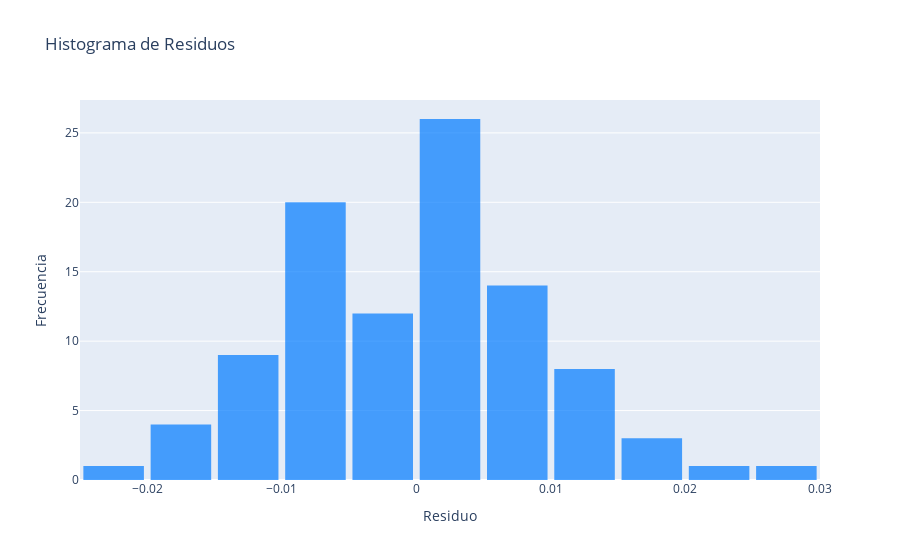
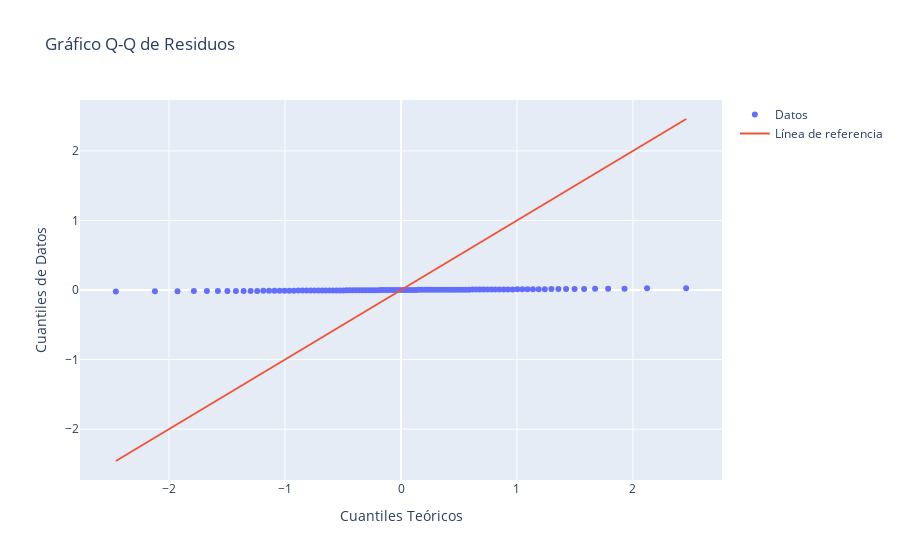
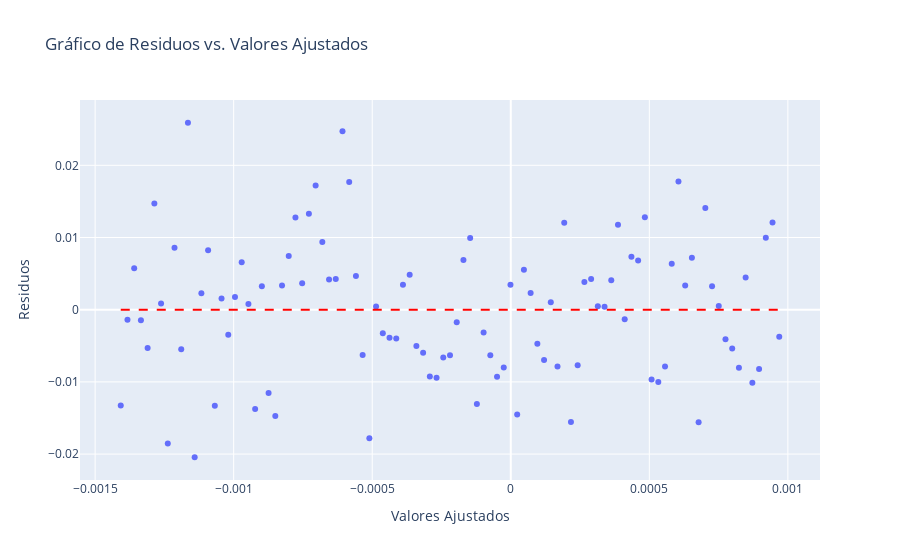
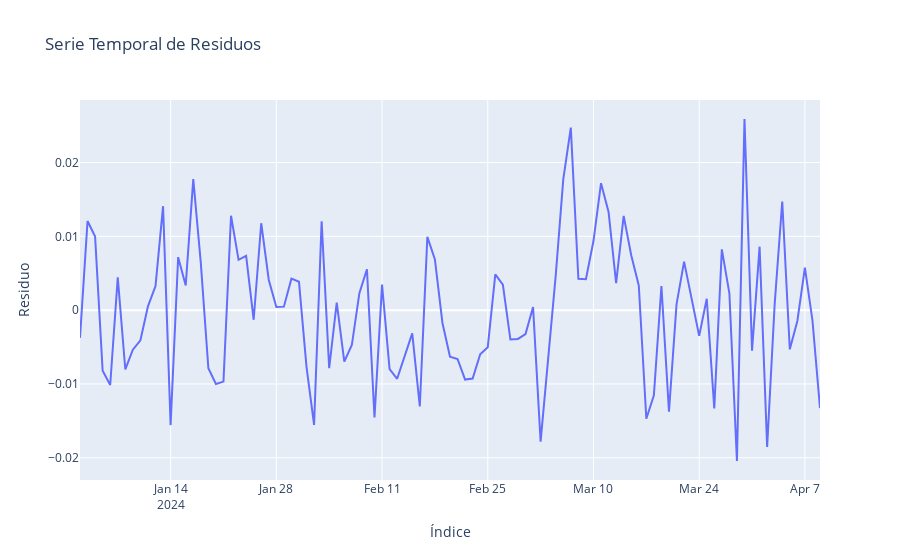

Source (notebook cell) for these figures, in order:
### Code cell
import numpy as np
import pandas as pd
import statsmodels.api as sm
import plotly.express as px
import plotly.graph_objs as go
from scipy.stats import shapiro, probplot
from statsmodels.stats.diagnostic import het_breuschpagan, acorr_breusch_godfrey
from statsmodels.tsa.stattools import adfuller

def analyze_residuals(prices: pd.Series):
    # Calcular retornos logarítmicos
    returns = np.log(prices / prices.shift(1)).dropna()

    # Crear un DataFrame con los retornos
    data = pd.DataFrame({'Returns': returns})

    # Ajustar un modelo de regresión lineal simple
    data['Time'] = np.arange(len(data))
    X = sm.add_constant(data['Time'])
    model = sm.OLS(data['Returns'], X).fit()
    data['Fitted'] = model.fittedvalues
    data['Residuals'] = model.resid

    # Mostrar resumen del modelo
    print("Resumen del Modelo:")
    print(model.summary())

    # Análisis de residuos
    residuals = data['Residuals']

    # 1. Normalidad de los residuos
    fig = go.Figure()
    fig.add_trace(go.Histogram(x=residuals, nbinsx=20, name='Residuals', marker=dict(color='rgba(0, 123, 255, 0.7)')))
    fig.update_layout(title='Histograma de Residuos', xaxis_title='Residuo', yaxis_title='Frecuencia', bargap=0.1)
    fig.show()

    # Prueba de normalidad de Shapiro-Wilk
    shapiro_stat, shapiro_p_value = shapiro(residuals)
    print(f"Prueba de Shapiro-Wilk: Estadístico = {shapiro_stat:.4f}, p-valor = {shapiro_p_value:.4f}")
    if shapiro_p_value > 0.05:
        print("Interpretación: Los residuos siguen una distribución normal (p-valor > 0.05).")
    else:
        print("Interpretación: Los residuos no siguen una distribución normal (p-valor <= 0.05).")

    # Gráfico Q-Q
    qq = probplot(residuals, dist="norm")
    fig = go.Figure()
    fig.add_trace(go.Scatter(x=qq[0][0], y=qq[0][1], mode='markers', name='Datos'))
    fig.add_trace(go.Scatter(x=qq[0][0], y=qq[0][0], mode='lines', name='Línea de referencia'))
    fig.update_layout(title='Gráfico Q-Q de Residuos', xaxis_title='Cuantiles Teóricos', yaxis_title='Cuantiles de Datos')
    fig.show()

    # 2. Homocedasticidad
    fig = px.scatter(data, x='Fitted', y='Residuals', title='Gráfico de Residuos vs. Valores Ajustados')
    fig.add_shape(type='line', x0=data['Fitted'].min(), x1=data['Fitted'].max(), y0=0, y1=0, line=dict(color='red', dash='dash'))
    fig.update_layout(xaxis_title='Valores Ajustados', yaxis_title='Residuos')
    fig.show()

    # Prueba de heterocedasticidad de Breusch-Pagan
    bp_test = het_breuschpagan(residuals, X)
    print(f"Prueba de Breusch-Pagan: Estadístico = {bp_test[0]:.4f}, p-valor = {bp_test[1]:.4f}")
    if bp_test[1] > 0.05:
        print("Interpretación: No hay evidencia de heterocedasticidad (p-valor > 0.05).")
    else:
        print("Interpretación: Hay evidencia de heterocedasticidad (p-valor <= 0.05).")

    # 3. Independencia y autocorrelación de residuos
    fig = px.line(data, x=data.index, y='Residuals', title='Serie Temporal de Residuos')
    fig.update_layout(xaxis_title='Índice', yaxis_title='Residuo')
    fig.show()

    # Prueba de autocorrelación de Breusch-Godfrey
    bg_test = acorr_breusch_godfrey(model, nlags=5)
    print(f"Prueba de Breusch-Godfrey: Estadístico = {bg_test[0]:.4f}, p-valor = {bg_test[1]:.4f}")
    if bg_test[1] > 0.05:
        print("Interpretación: No hay evidencia de autocorrelación (p-valor > 0.05).")
    else:
        print("Interpretación: Hay evidencia de autocorrelación (p-valor <= 0.05).")

    # ADF Test para verificar si la serie de residuos es estacionaria
    adf_stat, adf_p_value, _, _, _, _ = adfuller(residuals)
    print(f"Prueba de ADF (Dickey-Fuller): Estadístico = {adf_stat:.4f}, p-valor = {adf_p_value:.4f}")
    if adf_p_value <= 0.05:
        print("Interpretación: Los residuos son estacionarios (p-valor <= 0.05).")
    else:
        print("Interpretación: Los residuos no son estacionarios (p-valor > 0.05).")

# Ejemplo de uso con una serie de precios ficticia
fechas = pd.date_range(start='2024-01-01', periods=100)
precios = pd.Series(np.cumsum(np.random.normal(0, 1, 100)) + 100, index=fechas)

analyze_residuals(precios)
